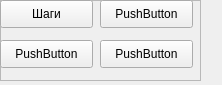
<?xml version="1.0" encoding="UTF-8"?>
<ui version="4.0">
 <class>MainWindow</class>
 <widget class="QMainWindow" name="MainWindow">
  <property name="geometry">
   <rect>
    <x>0</x>
    <y>0</y>
    <width>222</width>
    <height>85</height>
   </rect>
  </property>
  <property name="windowTitle">
   <string>MainWindow</string>
  </property>
  <widget class="QWidget" name="centralwidget">
   <widget class="QFrame" name="frame">
    <property name="geometry">
     <rect>
      <x>0</x>
      <y>0</y>
      <width>201</width>
      <height>81</height>
     </rect>
    </property>
    <property name="frameShape">
     <enum>QFrame::StyledPanel</enum>
    </property>
    <property name="frameShadow">
     <enum>QFrame::Raised</enum>
    </property>
    <widget class="QPushButton" name="pushButton">
     <property name="geometry">
      <rect>
       <x>0</x>
       <y>0</y>
       <width>93</width>
       <height>28</height>
      </rect>
     </property>
     <property name="text">
      <string>Шаги</string>
     </property>
    </widget>
    <widget class="QPushButton" name="pushButton_2">
     <property name="geometry">
      <rect>
       <x>0</x>
       <y>40</y>
       <width>93</width>
       <height>28</height>
      </rect>
     </property>
     <property name="text">
      <string>PushButton</string>
     </property>
    </widget>
    <widget class="QPushButton" name="pushButton_3">
     <property name="geometry">
      <rect>
       <x>100</x>
       <y>0</y>
       <width>93</width>
       <height>28</height>
      </rect>
     </property>
     <property name="text">
      <string>PushButton</string>
     </property>
    </widget>
    <widget class="QPushButton" name="pushButton_4">
     <property name="geometry">
      <rect>
       <x>100</x>
       <y>40</y>
       <width>93</width>
       <height>28</height>
      </rect>
     </property>
     <property name="text">
      <string>PushButton</string>
     </property>
    </widget>
   </widget>
  </widget>
 </widget>
 <resources/>
 <connections/>
</ui>
